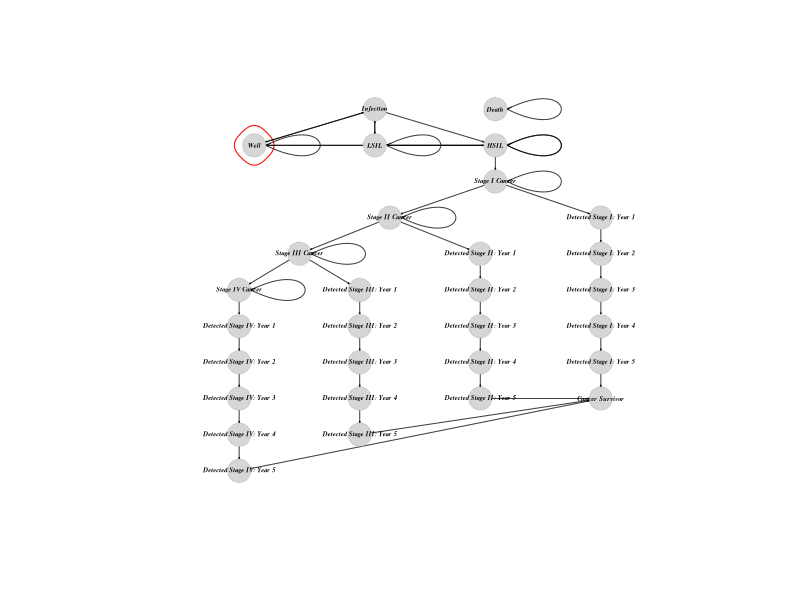

Here is the R script that generated this plot:
library(igraph)
library(tidyverse)
library(readxl)

Clinical_states <- read_excel("Clinical_states.xlsx", col_names = FALSE)

nodes <- Clinical_states
nodes

links <- c(from = nodes[, 1], to = nodes[, 2])
links

net <- graph_from_data_frame(d = links, directed = TRUE)

set.seed(1)
plot(net, layout = layout_as_tree, edge.arrow.size=.08, edge.arrow.width = 0.75,
     vertex.color = alpha("lightgrey", .95), vertex.label.color = "black", 
     vertex.frame.color = alpha("darkgrey", .35), vertex.label.font = 4, vertex.size = 13, 
     vertex.label.cex = 0.4, edge.curved = 0, edge.color = alpha("black", .75), 
     mark.groups = 1, mark.col = alpha("lightgreen", .025))
# title(main = "Human Papillomavirus: a Markov Model of its natural history")

# End file ----------------------------------------------------------------
